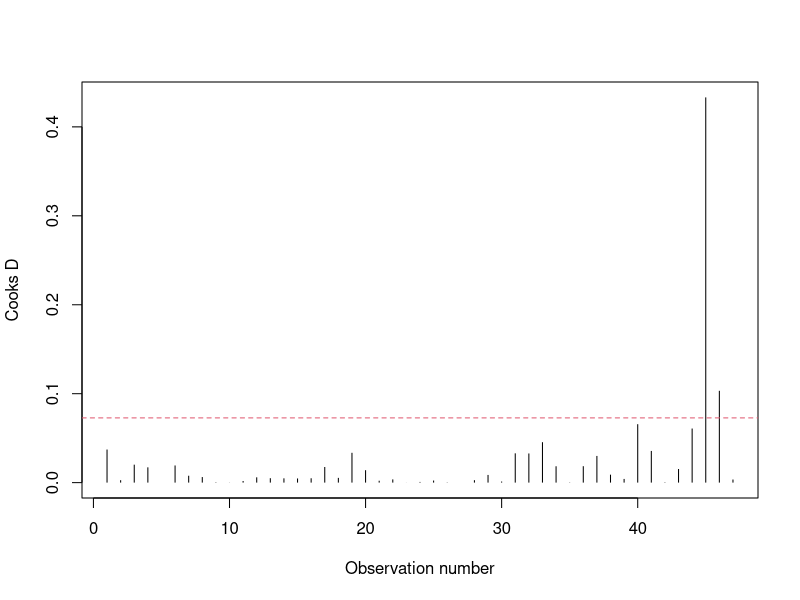
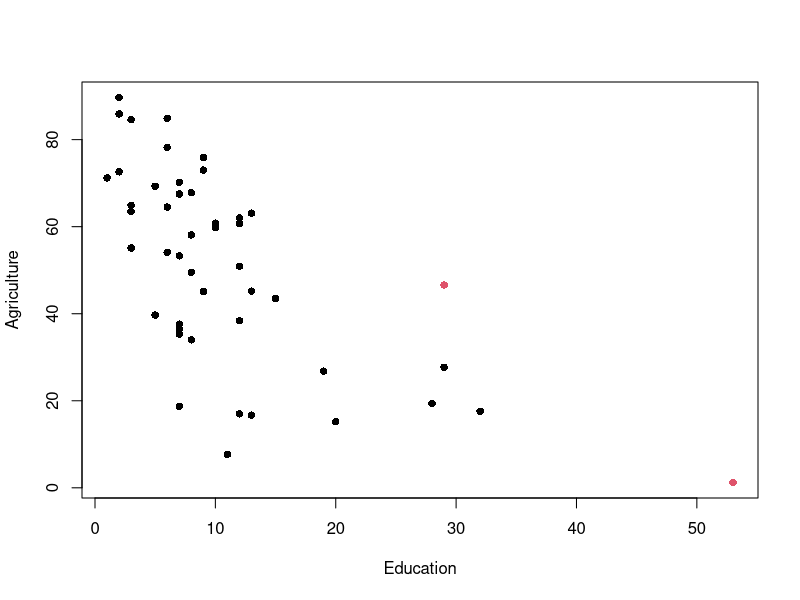
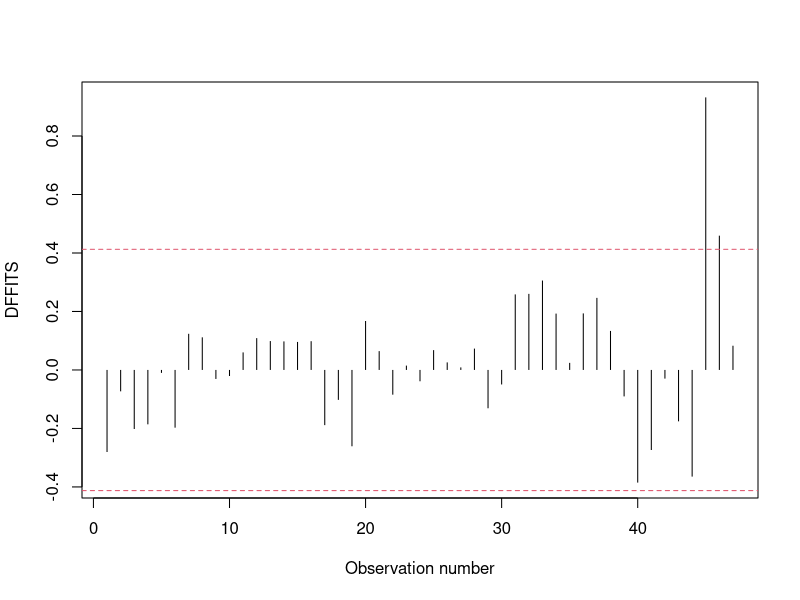
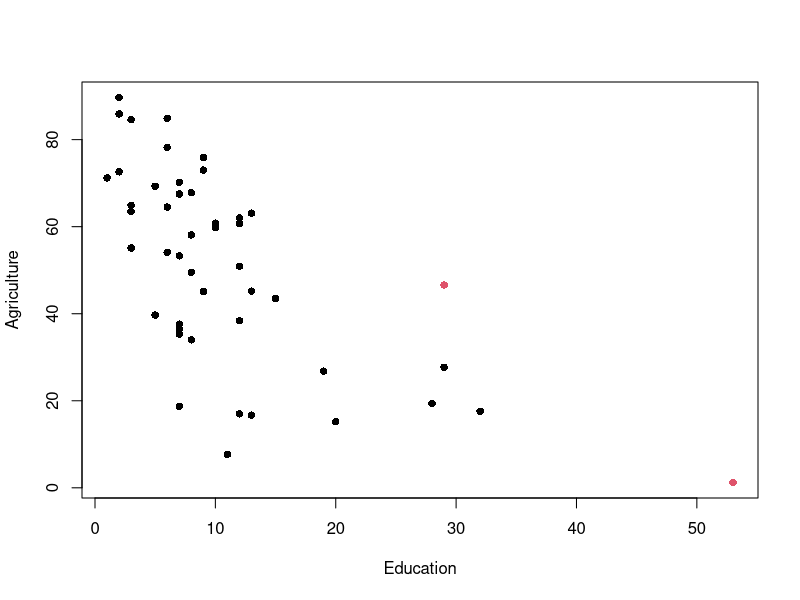
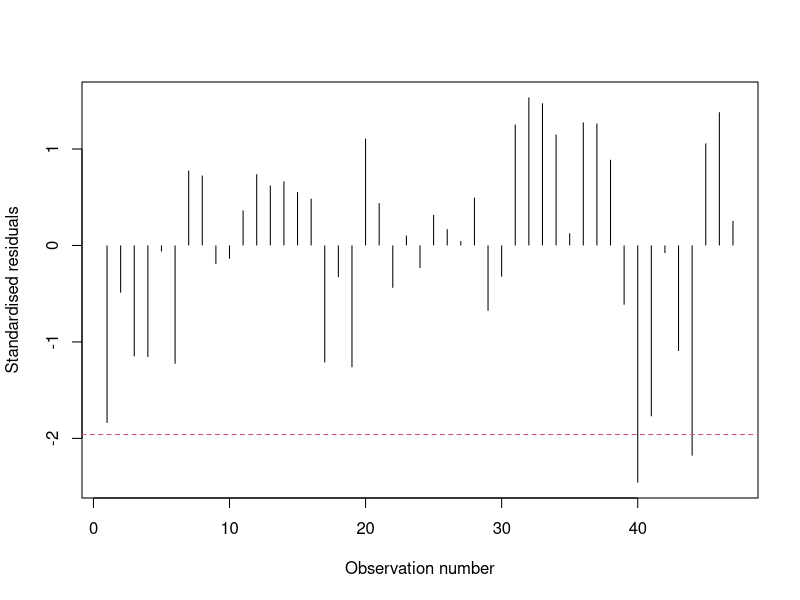
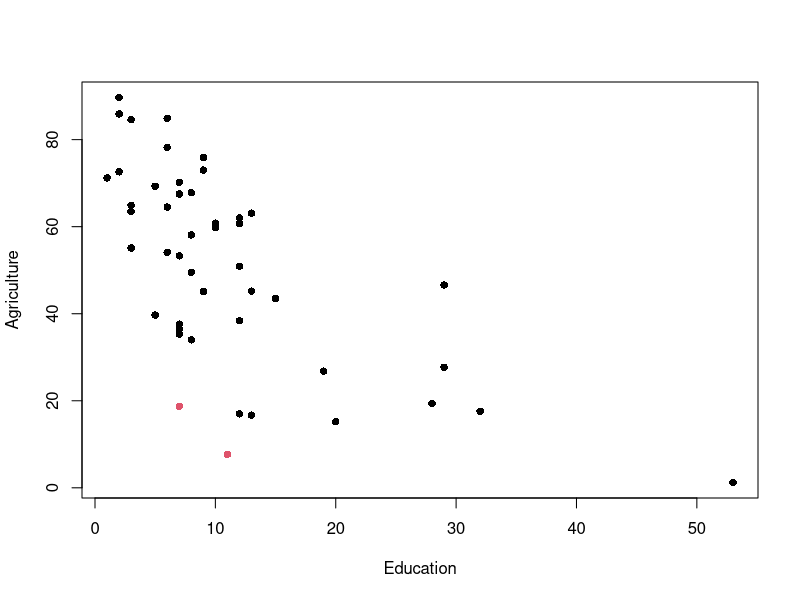
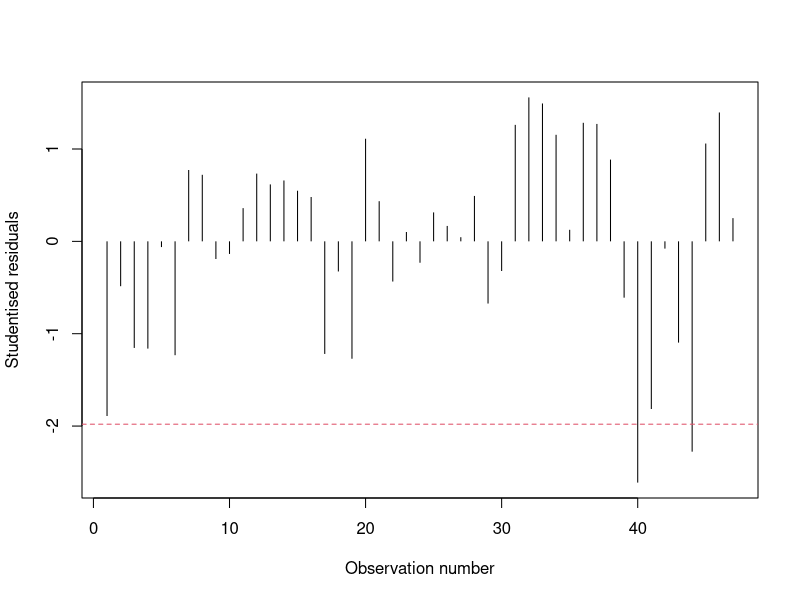
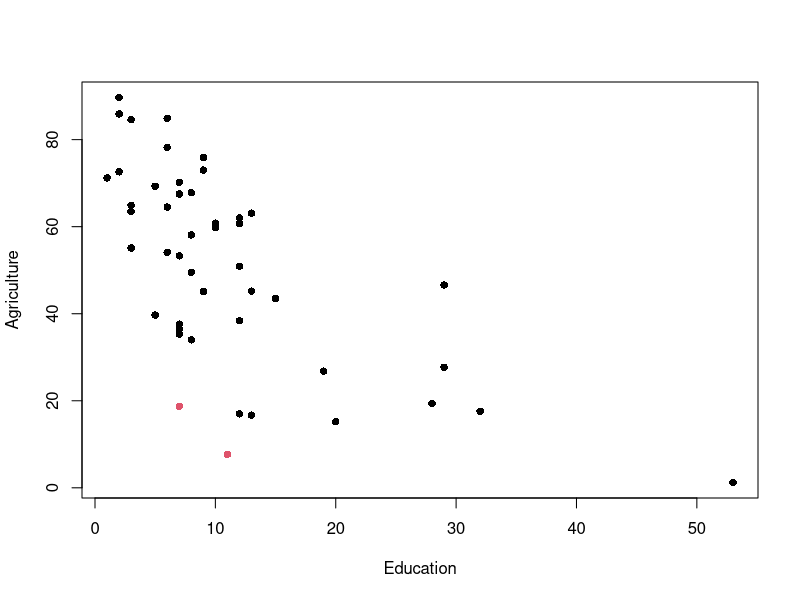

The R script that drew these images, in order:
### Assignment 2

data(swiss)
head(swiss)

# Outlier methods

# In this assignment, we use Cooks distance, DFFITS, Standardised residuals
# and Studentised residuals to analyse outliers in the swiss dataset

# Lets use the iris dataset to illustrate those methods

# All of the methods take a model as the input
lm3 <- lm(Agriculture ~ Education, data=swiss)

# Cooks distance
CD.swiss <- cooks.distance(lm3)

# We can then plot cooks distance 
par(mfrow=c(1,1))
plot(CD.swiss, type="h", lend=1, ylab="Cooks D", xlab="Observation number", lwd=1)

# We want to look at observations that are above 3*mean
mean.CD <- mean(CD.swiss)

# add this limit to the plot
abline(h=3*mean.CD, col=2, lty=2)

# It's a little difficult to identify which points are above using this plot alone
# We can use dynamic subsetting
# Remember the [] can be used to query data using a logical argument
# We want observations where CD.iris > 3*mean
swiss[CD.swiss > 3*mean.CD,]

# Lets now plot which points those are
cd.col <- rep(1,nrow(swiss))
cd.col[CD.swiss > 3*mean.CD] <- 2

plot(Agriculture ~ Education, data=swiss, type="p", pch=16, col=cd.col)

# We can repeat this for each of the outlier methods

# DFFITS
DFF.swiss <- dffits(lm3)
plot(DFF.swiss, type="h", lend=1, ylab="DFFITS", xlab="Observation number", lwd=1)

DFF.crit <- 2*sqrt(2/nrow(swiss))
abline(h=c(DFF.crit,-DFF.crit), col=2, lty=2)

df.col <- rep(1,nrow(swiss))
df.col[abs(DFF.swiss) > DFF.crit] <- 2

plot(Agriculture ~ Education, data=swiss, type="p", pch=16, col=df.col)

# Standardised residuals
rsta.swiss <- rstandard(lm3)
plot(rsta.swiss, type="h", lend=1, ylab="Standardised residuals", xlab="Observation number", lwd=1)

# Define an outlier as outside the 95% range of observations
qnorm(0.975)
abline(h=c(1.96,-1.96), col=2, lty=2)

rsta.col <- rep(1,nrow(swiss))
rsta.col[abs(rsta.swiss) > 1.96] <- 2

plot(Agriculture ~ Education, data=swiss, type="p", pch=16, col=rsta.col)

# Studentised residuals
rstu.swiss <- rstudent(lm3)
plot(rstu.swiss, type="h", lend=1, ylab="Studentised residuals", xlab="Observation number", lwd=1)

# Define an outlier as outside the 95% range of observations
qt(0.975, df=nrow(swiss)-2-1)
abline(h=c(1.98,-1.98), col=2, lty=2)

rstu.col <- rep(1,nrow(swiss))
rstu.col[abs(rstu.swiss) > 1.98] <- 2

plot(Agriculture ~ Education, data=swiss, type="p", pch=16, col=rstu.col)

# Plot all side-by side
par(mfrow=c(2,2))
plot(Agriculture ~ Education, data=swiss, type="p", pch=16, col=cd.col, main="Cooks")
plot(Agriculture ~ Education, data=swiss, type="p", pch=16, col=df.col, main="DFFITS")
plot(Agriculture ~ Education, data=swiss, type="p", pch=16, col=rsta.col, main="Standardised")
plot(Agriculture ~ Education, data=swiss, type="p", pch=16, col=rstu.col, main="Studentised")
